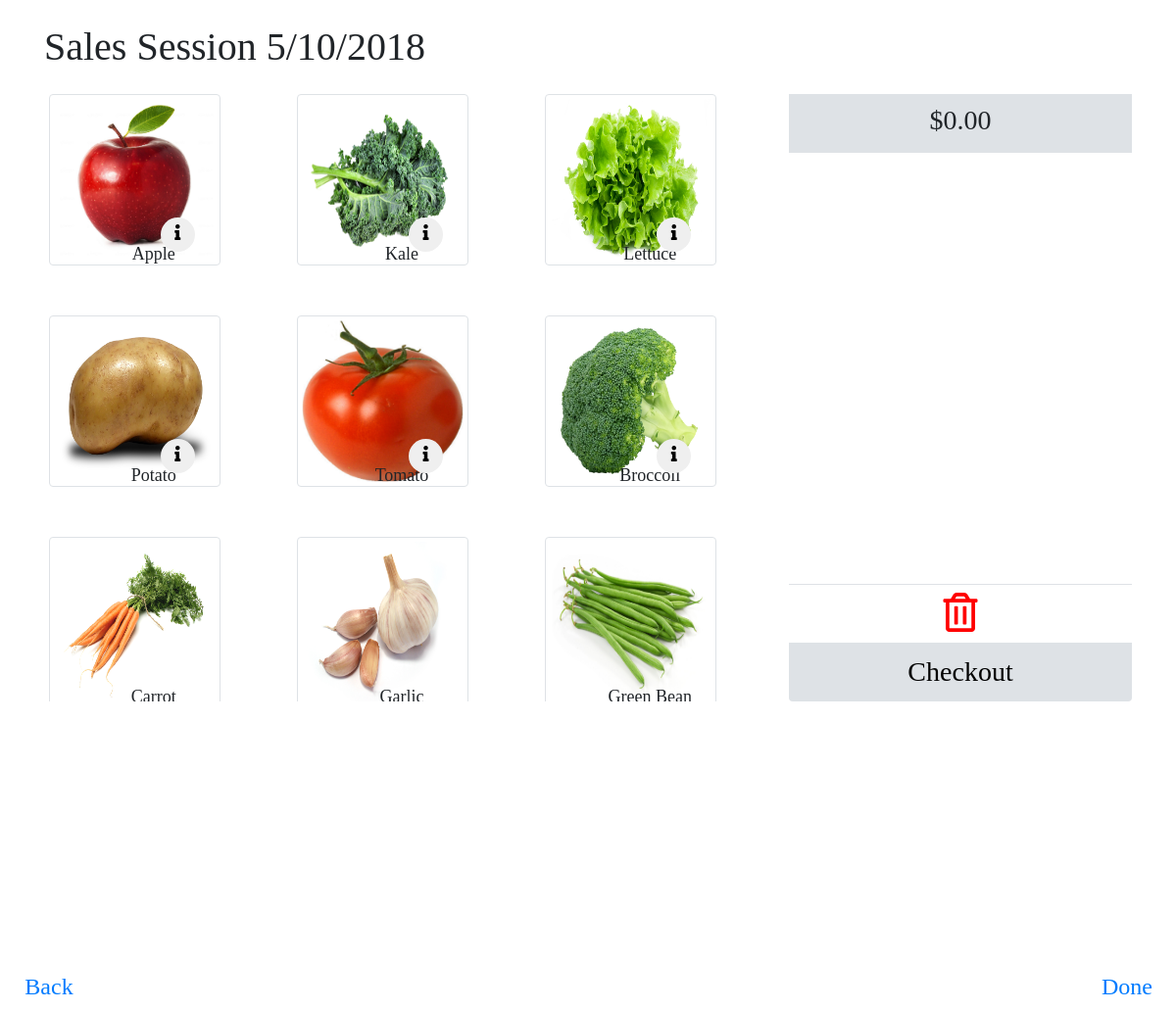
The app's page /farmstand/start_selling/ with its own data.
### start_selling/models.py (models this page shows, shortened)
class Item(models.Model):
    name = models.CharField(max_length=20)
    unit = models.CharField(max_length=10)
    unit_price = models.DecimalField(max_digits=4, decimal_places=2)
    inventory = models.PositiveIntegerField()
    image = models.ImageField(upload_to='items')

### start_selling/views.py (the view)
# urls.py: path('start_selling/', views.sales_grid, name='sell'),
def sales_grid(request):
    items = Item.objects.all()
    static_items = Item.objects.all()
    for item in static_items:
        item.image = static(item.image.url)
    data = {'qs_items':items, 'json_items':serializers.serialize('json', items)}
    return render(request, 'start_selling/sales-grid.html', context=data)

### start_selling/templates/start_selling/sales-grid.html (shortened to what this page needs)
{% load static %}
<!DOCTYPE html>
<html lang="en">
  <head>
    <link href="{% static 'start_selling/vendor/bootstrap/css/bootstrap.min.css' %}" rel="stylesheet">
	<link rel="stylesheet" href="https://use.fontawesome.com/releases/v5.0.10/css/all.css">
	<link href="{% static 'start_selling/css/app.css' %}" rel="stylesheet">
    <link href="{% static 'start_selling/css/sales-grid.css' %}" rel="stylesheet">
  </head>
<body onload="populateData({{json_items}})">
    <div class="container">
      <h1 id="session-title" class="my-4 text-center text-lg-left">Sale Session</h1>
		<div class="row text-center text-lg-left">
		    <div class="col-lg-8 col-md-8 col-sm-7 col-xs-7" id="scroll-area">
			    <div class="row" id="grid-area">
                   {% for item in qs_items %}
						<div class="col-lg-4 col-md-4 col-sm-4 col-xs-4">
							<a class="d-block mb-4 h-100 produce-card">
								<img class="img-fluid img-thumbnail produce-img" draggable="true" onclick="increaseItemQuant({{ item.pk }})" ondrag="dragProduce(event, {{ item.pk }})" src="{% static item.image.url %}">
								<button class="btn btn-default infoBtn" data-toggle="modal" data-target="#detailModal" onclick="populateModal({{ item.pk }})"><i class="fas fa-info"></i></button>
								<p class="grid-text">{{ item.name }}</p>
							</a>
						</div>
				   {% endfor %}
                </div>
			</div>
			<div class="col-lg-4 col-md-4 col-sm-5 col-xs-5">
				<div id="cart-total">
					<h3 id="total-num" class="text-center">$0.00</h3>
				</div>
				<div id="cart-items" class="dropzone">
				</div>
				<div id="trashcan"><i class="far fa-trash-alt"></i></div>
				<button class="btn btn-default" id="checkout-btn" href="{% url 'checkout' %}">Checkout</button>
			</div>
        </div>
		<a class="btn btn-default" role="button" id="backBtn" href="{% url 'index' %}">Back</a>
		<a class="btn btn-default" role="button" id="doneBtn" href="{% url 'index' %}">Done</a>
    </div>
  </body>
</html>

### start_selling/static/start_selling/css/app.css (style rules this page uses)
body { font-family: "DilleniaUPC", serif; }

### start_selling/static/start_selling/css/sales-grid.css (style rules this page uses)
body { padding-top: 0px; }
@media (min-width: 992px) { body { padding-top: 0px; } }
.container { margin-top: 0px; }
.produce-card { text-align: center; }
.produce-img { height: 175px; width: 175px; cursor: pointer; }
.grid-text { position: relative; top: -25px; font-size: 18px; }
.infoBtn { border-radius: 50%; height: 35px; width: 35px; padding-top: 3px; position: relative; top: -170px; left: -65px; }
#scroll-area { overflow-y: auto; direction: rtl; height: 620px; }
#grid-area { direction: ltr; }
#cart-total { background-color: #dee2e6; padding: 10px; height: 60px; }
#cart-items { height: 440px; overflow-y: auto; }
#trashcan { height: 60px; color: red; text-align: center; font-size: 40px; border-top: 1px solid #dee2e6; }
#checkout-btn { height: 60px; width: 100%; font-size: 1.75rem; background-color: #dee2e6; border-radius: 0rem 0rem .25rem .25rem; }
#backBtn { font-size: 24px; position: fixed; z-index: 2; bottom: 0px; width: 100px; left: 0px; }
#doneBtn { font-size: 24px; position: fixed; z-index: 2; bottom: 0px; width: 100px; right: 0px; }

### records on screen
Item: image (picture), name "Apple"
Item: image (picture), name "Kale"
Item: image (picture), name "Lettuce"
Item: image (picture), name "Potato"
Item: image (picture), name "Tomato"
Item: image (picture), name "Broccoli"
Item: image (picture), name "Carrot"
Item: image (picture), name "Garlic"
Item: image (picture), name "Green Bean"
